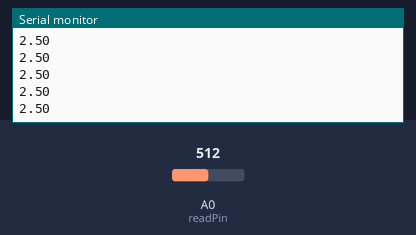
Recording of a sketch running on a simulated Arduino Uno, built with avr-gcc and run on an emulated ATmega328P. Shown: the last lines printed to the serial monitor. The test bench sets the inputs (shaded band); at power-on: A0 (readPin) = 512.

Above: at 1.2 s.
1.3 s: A0 (readPin) set to 716
At 1.31 s:
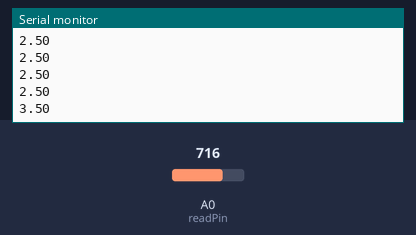
2.8 s: A0 (readPin) set to 900
At 2.82 s:
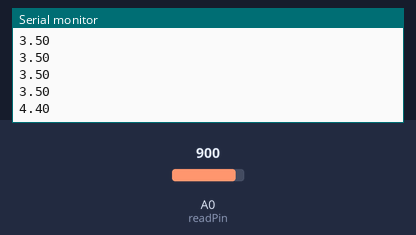
Timing chart, 0 to 5.8 s (numbered marks = the images above; inputs shaded):
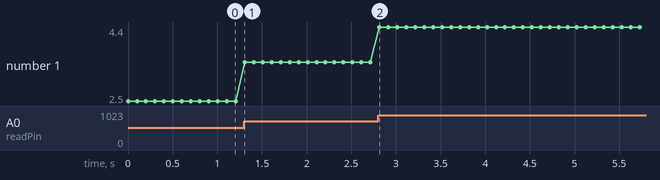

Measured:
- after the input at 1.3 s, the serial monitor: prints a new line at once (image 1)
- after the input at 2.8 s, the serial monitor: prints a new line at once (image 2)
- plotted number 1: 2.5 → 3.5 after the input at 1.3 s, 3.5 → 4.4 after the input at 2.8 s

The sketch:

analog_read.ino
```cpp
int readPin = A0;
float readValue;
float voltage;
int delayTime = 100;

void setup() {

  pinMode(readPin,INPUT);
  Serial.begin(9600);

}

void loop() {

  readValue = analogRead(readPin);
  voltage = (5./1023.) * readValue; //5V = 1023
  Serial.println(voltage);

  delay(delayTime);

}
```
